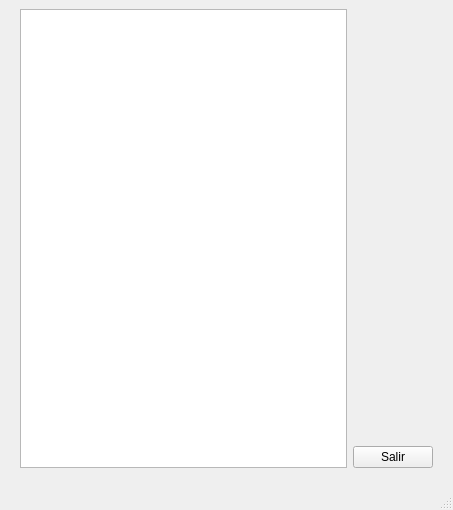
<?xml version="1.0" encoding="UTF-8"?>
<ui version="4.0">
 <class>proveedoresMainWindow</class>
 <widget class="QMainWindow" name="proveedoresMainWindow">
  <property name="geometry">
   <rect>
    <x>0</x>
    <y>0</y>
    <width>453</width>
    <height>510</height>
   </rect>
  </property>
  <property name="windowTitle">
   <string>Proveedores</string>
  </property>
  <widget class="QWidget" name="centralwidget">
   <layout class="QHBoxLayout" name="horizontalLayout">
    <property name="leftMargin">
     <number>20</number>
    </property>
    <property name="rightMargin">
     <number>20</number>
    </property>
    <property name="bottomMargin">
     <number>20</number>
    </property>
    <item>
     <widget class="QTableWidget" name="proveedoresTableWidget">
      <property name="editTriggers">
       <set>QAbstractItemView::NoEditTriggers</set>
      </property>
      <property name="tabKeyNavigation">
       <bool>false</bool>
      </property>
      <property name="showDropIndicator" stdset="0">
       <bool>false</bool>
      </property>
      <property name="dragDropOverwriteMode">
       <bool>false</bool>
      </property>
      <property name="selectionMode">
       <enum>QAbstractItemView::SingleSelection</enum>
      </property>
      <attribute name="horizontalHeaderVisible">
       <bool>true</bool>
      </attribute>
      <attribute name="verticalHeaderVisible">
       <bool>false</bool>
      </attribute>
     </widget>
    </item>
    <item>
     <layout class="QVBoxLayout" name="verticalLayout">
      <property name="rightMargin">
       <number>0</number>
      </property>
      <item>
       <spacer name="verticalSpacer">
        <property name="orientation">
         <enum>Qt::Vertical</enum>
        </property>
        <property name="sizeHint" stdset="0">
         <size>
          <width>20</width>
          <height>40</height>
         </size>
        </property>
       </spacer>
      </item>
      <item>
       <widget class="QPushButton" name="salirPushButton">
        <property name="text">
         <string>Salir</string>
        </property>
        <property name="icon">
         <iconset resource="iconosResource.qrc">
          <normaloff>:/icons/exit.png</normaloff>:/icons/exit.png</iconset>
        </property>
       </widget>
      </item>
     </layout>
    </item>
   </layout>
  </widget>
  <widget class="QMenuBar" name="menubar">
   <property name="geometry">
    <rect>
     <x>0</x>
     <y>0</y>
     <width>453</width>
     <height>31</height>
    </rect>
   </property>
  </widget>
  <widget class="QStatusBar" name="statusbar"/>
 </widget>
 <resources>
  <include location="iconosResource.qrc"/>
 </resources>
 <connections/>
</ui>
